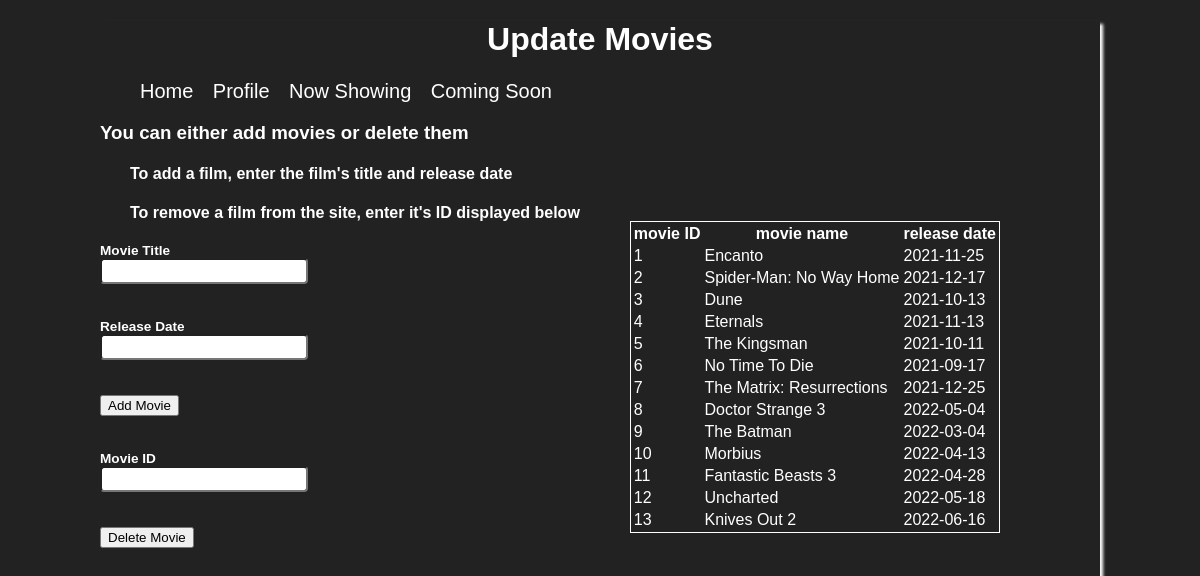
The app's page /admin.php with its own data.
### tables this page shows
CREATE TABLE IF NOT EXISTS `movies` (
  `movie_id` int(11) NOT NULL AUTO_INCREMENT,
  `movie_name` text NOT NULL,
  `movie_date` date NOT NULL,
  PRIMARY KEY (`movie_id`)
);

### admin.php (the view, shortened to what this page needs)
<?php
 require "config.php";
$movie_name_err="";
$movie_date_err="";
$result="";
?>
<?php
$movie_id_err="";
$deleteresult="";
?>
<!DOCTYPE html>
<html>
    <head>
    <link rel="stylesheet" href="homestyle.css?parameter=1" type="text/css" />
    </head>
    <body>
    <div class="wrapper">
    <h1>Update Movies</h1>
    <nav>
        <ul>
            <li><a href="homepage.php">Home</a></li>
            <li><a href="profile.php">Profile</a></li>
            <li><a href="movies.php">Now Showing</a></li>
            <li><a href="comingsoon.php">Coming Soon</a></li>
        </ul>
    </nav>
    <h3>You can either add movies or delete them</h3>
    <h4>To add a film, enter the film's title and release date</h4>
    <h4>To remove a film from the site, enter it's ID displayed below</h4>
    <div class="addfilm">
     <form action="" method="get">
        <label>Movie Title</label>
        <input type="text" name="movie_name" class="form_control" value="" />
        <span class="help_block"><?php echo $movie_name_err; ?></span>
        <label>Release Date</label>
        <input type="text" name="movie_date" class="form_control" value="" />
        <span class="help_block"><?php echo $movie_date_err;?></span>
        <input type="submit" class="btn_submit" value="Add Movie" name="submit" />
        <span class="help_block"><?php echo $result;?></span>
    </div>
     <form action="" method="get">
         <label>Movie ID</label>
         <input type="text" name="movie_id" class="form_control" value="" />
         <span class="help_block"><?php echo $movie_id_err; ?></span>
         <input type="submit" class="btn_submit" value="Delete Movie" name="submit" />
         <span class="help_block"><?php echo $deleteresult;?></span>
    </form>
    <div class="movielist">
    <?php
    $sql="select * from movies";
    $stmt=$pdo->prepare($sql);
    ?>
    <table>
        <tr>
            <th>movie ID</th>
            <th>movie name</th>
            <th>release date</th>
        </tr>
        <?php
            if($stmt->execute()){
            while ($row=$stmt->fetch()) {
                echo
            "<tr>
          <td>{$row['movie_id']}</td>
          <td>{$row['movie_name']}</td>
          <td>{$row['movie_date']}</td>
            </tr>";
            }}
        ?>
    </table>
    </div>
    </div>
    </body>
</html>

### homestyle.css (style rules this page uses)
body { background-image: url("imgs/download.jpg"); color: white; font-family: "Trebuchet MS", "Lucida Sans Unicode", "Lucida Grande", "Lucida Sans", Arial, sans-serif; }
.wrapper { width: 1000px; margin: auto; box-shadow: 3px 3px 3px white; position: relative; }
h1 { text-align: center; }
nav li { display: inline-block; margin-right: 15px; }
nav a { text-decoration: none; color: white; font-size: 20px; font-family: Arial, Helvetica, sans-serif; padding-bottom: 3px; }
#posters h3, h4 { margin-left: 30px; }
table { margin: auto; }

### admin.php (style rules this page uses)
.movielist { margin-top:50px; position: absolute; top: 150px; right: 100px; border: 1px solid white; }
.wrapper { height: 1000px; }
.form_control { height: 20px; border-radius: 4px; margin: ; width: 20%; display: block; }
input { text-align: center; }
label { margin: auto; display: block; font-family: Verdana, Geneva, Tahoma, sans-serif; font-weight: bold; font-size: 85%; }
.help_block { height: 35px; display: block; font-weight: bold; text-shadow: 1px 1px 2px black; }

### records on screen
movies: movie_id "1", movie_name "Encanto", movie_date "2021-11-25"
movies: movie_id "2", movie_name "Spider-Man: No Way Home", movie_date "2021-12-17"
movies: movie_id "3", movie_name "Dune", movie_date "2021-10-13"
movies: movie_id "4", movie_name "Eternals", movie_date "2021-11-13"
movies: movie_id "5", movie_name "The Kingsman", movie_date "2021-10-11"
movies: movie_id "6", movie_name "No Time To Die", movie_date "2021-09-17"
movies: movie_id "7", movie_name "The Matrix: Resurrections", movie_date "2021-12-25"
movies: movie_id "8", movie_name "Doctor Strange 3", movie_date "2022-05-04"
movies: movie_id "9", movie_name "The Batman", movie_date "2022-03-04"
movies: movie_id "10", movie_name "Morbius", movie_date "2022-04-13"
movies: movie_id "11", movie_name "Fantastic Beasts 3", movie_date "2022-04-28"
movies: movie_id "12", movie_name "Uncharted", movie_date "2022-05-18"
movies: movie_id "13", movie_name "Knives Out 2", movie_date "2022-06-16"
